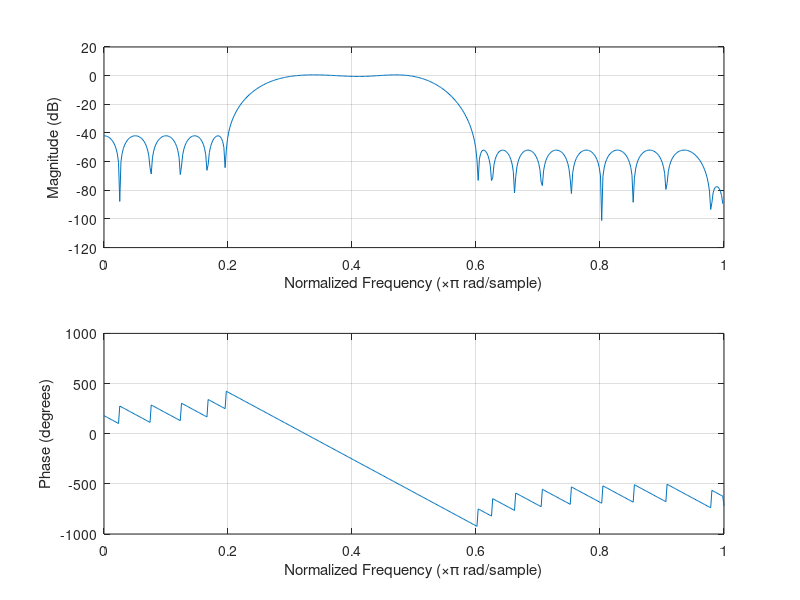
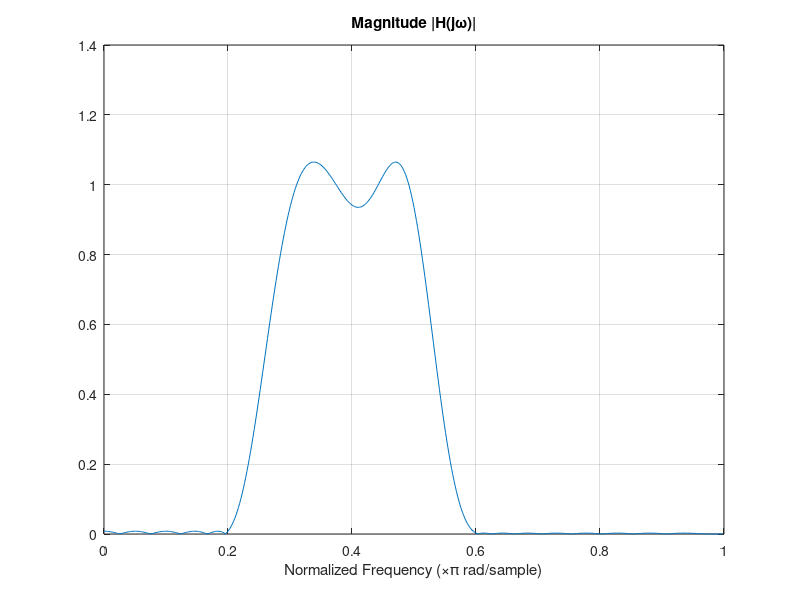

Write MATLAB code to recreate these figures, in order. (Note: this script raises an error after producing the figures.)
% frequencia de amostragem
Fs = 10000;

% frequencia do fim da primeira faixa de rejeição dividida por pi
Wr1 = 2*1000/Fs;                          

% frequencia do inicio da faixa de passagem dividida por pi
Wp1 = 2*1500/Fs;                           

% frequencia do fim da faixa de passagem dividida por pi
Wp2 = 2*2500/Fs;

% frequencia do inicio da segunda faixa de rejeição dividida por pi
Wr2 = 2*3000/Fs;

rs1_db = -43; % para dar um margem
rs2_db = -53; % para dar um margem
rp_db = 1;

rs1 = 10^(rs1_db/20);
rs2 = 10^(rs2_db/20);
rp = 10^(rp_db/20) - 1;

dev = [10^(rs1_db/20) (10^(rp_db/20)-1)/(10^(rp_db/20)+1) 10^(rs2_db/20)];
[n,fo,ao,w] = firpmord([Wr1 Wp1 Wp2 Wr2], [0 1 0], dev);
b = firpm(n, fo, ao, w);               % b: coef. do numerador de H(z)
a = 1;

% resposta em frequencia
[h,w] = freqz(b,a);                 
freqz(b,a)                          

% grafico da resposta em escala linear
figure('units', 'centimeters', 'position', [3, 3, 20, 5])
plot(w/pi,abs(h))
grid on
xlabel('Normalized Frequency (\times\pi rad/sample)')
title('Magnitude |H(j\omega)|')

% digrama de polos e zeros
figure();
sys = tf(b,a);
pzplot(sys);
grid on;

figure();
zplane(b,a);
grid on